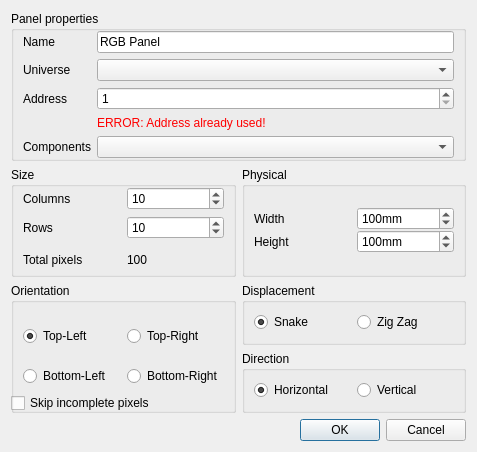
<?xml version="1.0" encoding="UTF-8"?>
<ui version="4.0">
 <author>Massimo Callegari</author>
 <comment>
  Q Light Controller Plus
  addrgbpanel.ui

  Copyright (c) 2015 Massimo Callegari

  Licensed under the Apache License, Version 2.0 (the &quot;License&quot;);
  you may not use this file except in compliance with the License.
  You may obtain a copy of the License at

      http://www.apache.org/licenses/LICENSE-2.0.txt

  Unless required by applicable law or agreed to in writing, software
  distributed under the License is distributed on an &quot;AS IS&quot; BASIS,
  WITHOUT WARRANTIES OR CONDITIONS OF ANY KIND, either express or implied.
  See the License for the specific language governing permissions and
  limitations under the License.
 </comment>
 <class>AddRGBPanel</class>
 <widget class="QDialog" name="AddRGBPanel">
  <property name="geometry">
   <rect>
    <x>0</x>
    <y>0</y>
    <width>477</width>
    <height>452</height>
   </rect>
  </property>
  <property name="windowTitle">
   <string>Add RGB Panel</string>
  </property>
  <property name="windowIcon">
   <iconset resource="qlcui.qrc">
    <normaloff>:/rgbpanel.png</normaloff>:/rgbpanel.png</iconset>
  </property>
  <layout class="QGridLayout" name="gridLayout_4">
   <item row="0" column="0" colspan="2">
    <widget class="QGroupBox" name="groupBox">
     <property name="title">
      <string>Panel properties</string>
     </property>
     <layout class="QVBoxLayout" name="verticalLayout_2">
      <property name="topMargin">
       <number>0</number>
      </property>
      <property name="bottomMargin">
       <number>0</number>
      </property>
      <item>
       <layout class="QGridLayout" name="gridLayout">
        <item row="1" column="0">
         <widget class="QLabel" name="label_2">
          <property name="text">
           <string>Universe</string>
          </property>
         </widget>
        </item>
        <item row="0" column="1">
         <widget class="QLineEdit" name="m_nameEdit">
          <property name="text">
           <string>RGB Panel</string>
          </property>
         </widget>
        </item>
        <item row="0" column="0">
         <widget class="QLabel" name="label">
          <property name="text">
           <string>Name</string>
          </property>
         </widget>
        </item>
        <item row="1" column="1">
         <widget class="QComboBox" name="m_uniCombo"/>
        </item>
        <item row="2" column="0">
         <widget class="QLabel" name="label_6">
          <property name="text">
           <string>Address</string>
          </property>
         </widget>
        </item>
        <item row="2" column="1">
         <widget class="QSpinBox" name="m_addressSpin">
          <property name="minimum">
           <number>1</number>
          </property>
          <property name="maximum">
           <number>511</number>
          </property>
         </widget>
        </item>
        <item row="3" column="1">
         <widget class="QLabel" name="m_addrErrorLabel">
          <property name="text">
           <string>&lt;html&gt;&lt;head/&gt;&lt;body&gt;&lt;p&gt;&lt;span style=&quot; color:#ff0000;&quot;&gt;ERROR: Address already used!&lt;/span&gt;&lt;/p&gt;&lt;/body&gt;&lt;/html&gt;</string>
          </property>
         </widget>
        </item>
        <item row="4" column="0">
         <widget class="QLabel" name="label_11">
          <property name="text">
           <string>Components</string>
          </property>
         </widget>
        </item>
        <item row="4" column="1">
         <widget class="QComboBox" name="m_compCombo"/>
        </item>
       </layout>
      </item>
     </layout>
    </widget>
   </item>
   <item row="1" column="1">
    <widget class="QGroupBox" name="groupBox_5">
     <property name="title">
      <string>Physical</string>
     </property>
     <layout class="QVBoxLayout" name="verticalLayout">
      <property name="topMargin">
       <number>0</number>
      </property>
      <property name="bottomMargin">
       <number>0</number>
      </property>
      <item>
       <layout class="QGridLayout" name="gridLayout_5">
        <property name="verticalSpacing">
         <number>0</number>
        </property>
        <item row="0" column="0">
         <widget class="QLabel" name="label_7">
          <property name="text">
           <string>Width</string>
          </property>
         </widget>
        </item>
        <item row="0" column="1">
         <widget class="QSpinBox" name="m_phyWidthSpin">
          <property name="suffix">
           <string>mm</string>
          </property>
          <property name="minimum">
           <number>1</number>
          </property>
          <property name="maximum">
           <number>99999</number>
          </property>
          <property name="value">
           <number>100</number>
          </property>
         </widget>
        </item>
        <item row="1" column="0">
         <widget class="QLabel" name="label_8">
          <property name="text">
           <string>Height</string>
          </property>
         </widget>
        </item>
        <item row="1" column="1">
         <widget class="QSpinBox" name="m_phyHeightSpin">
          <property name="suffix">
           <string>mm</string>
          </property>
          <property name="minimum">
           <number>1</number>
          </property>
          <property name="maximum">
           <number>99999</number>
          </property>
          <property name="value">
           <number>100</number>
          </property>
         </widget>
        </item>
       </layout>
      </item>
     </layout>
    </widget>
   </item>
   <item row="3" column="0" colspan="2">
    <widget class="QCheckBox" name="m_skipIncompletePixelsCb">
     <property name="toolTip">
      <string>Skip fixtures that would span across DMX universe boundaries</string>
     </property>
     <property name="text">
      <string>Skip incomplete pixels</string>
     </property>
    </widget>
   </item>
   <item row="4" column="0" colspan="2">
    <widget class="QDialogButtonBox" name="buttonBox">
     <property name="orientation">
      <enum>Qt::Horizontal</enum>
     </property>
     <property name="standardButtons">
      <set>QDialogButtonBox::Cancel|QDialogButtonBox::Ok</set>
     </property>
    </widget>
   </item>
   <item row="1" column="0">
    <widget class="QGroupBox" name="groupBox_2">
     <property name="title">
      <string>Size</string>
     </property>
     <layout class="QVBoxLayout" name="verticalLayout_3">
      <property name="topMargin">
       <number>0</number>
      </property>
      <property name="bottomMargin">
       <number>0</number>
      </property>
      <item>
       <layout class="QGridLayout" name="gridLayout_2">
        <item row="0" column="0">
         <widget class="QLabel" name="label_3">
          <property name="text">
           <string>Columns</string>
          </property>
         </widget>
        </item>
        <item row="1" column="0">
         <widget class="QLabel" name="label_4">
          <property name="text">
           <string>Rows</string>
          </property>
         </widget>
        </item>
        <item row="2" column="0">
         <widget class="QLabel" name="label_5">
          <property name="text">
           <string>Total pixels</string>
          </property>
         </widget>
        </item>
        <item row="0" column="1">
         <widget class="QSpinBox" name="m_columnSpin">
          <property name="minimum">
           <number>1</number>
          </property>
          <property name="maximum">
           <number>170</number>
          </property>
          <property name="value">
           <number>10</number>
          </property>
         </widget>
        </item>
        <item row="1" column="1">
         <widget class="QSpinBox" name="m_rowSpin">
          <property name="minimum">
           <number>1</number>
          </property>
          <property name="maximum">
           <number>999</number>
          </property>
          <property name="value">
           <number>10</number>
          </property>
         </widget>
        </item>
        <item row="2" column="1">
         <widget class="QLabel" name="m_totalLabel">
          <property name="text">
           <string notr="true">100</string>
          </property>
         </widget>
        </item>
       </layout>
      </item>
     </layout>
    </widget>
   </item>
   <item row="2" column="1" rowspan="2">
    <layout class="QVBoxLayout" name="verticalLayout_4">
     <item>
      <widget class="QGroupBox" name="groupBox_3">
       <property name="title">
        <string>Displacement</string>
       </property>
       <layout class="QHBoxLayout" name="horizontalLayout">
        <item>
         <widget class="QRadioButton" name="m_snakeRadio">
          <property name="text">
           <string>Snake</string>
          </property>
          <property name="checked">
           <bool>true</bool>
          </property>
         </widget>
        </item>
        <item>
         <widget class="QRadioButton" name="m_zigzagRadio">
          <property name="text">
           <string>Zig Zag</string>
          </property>
         </widget>
        </item>
       </layout>
      </widget>
     </item>
     <item>
      <widget class="QGroupBox" name="groupBox_6">
       <property name="title">
        <string>Direction</string>
       </property>
       <layout class="QHBoxLayout" name="horizontalLayout_2">
        <item>
         <widget class="QRadioButton" name="m_horizontalRadio">
          <property name="text">
           <string>Horizontal</string>
          </property>
          <property name="checked">
           <bool>true</bool>
          </property>
         </widget>
        </item>
        <item>
         <widget class="QRadioButton" name="m_verticalRadio">
          <property name="text">
           <string>Vertical</string>
          </property>
         </widget>
        </item>
       </layout>
      </widget>
     </item>
    </layout>
   </item>
   <item row="2" column="0" rowspan="2">
    <widget class="QGroupBox" name="groupBox_4">
     <property name="title">
      <string>Orientation</string>
     </property>
     <layout class="QGridLayout" name="gridLayout_3">
      <item row="0" column="1">
       <widget class="QRadioButton" name="m_oriTopRightRadio">
        <property name="text">
         <string>Top-Right</string>
        </property>
       </widget>
      </item>
      <item row="0" column="0">
       <widget class="QRadioButton" name="m_oriTopLeftRadio">
        <property name="text">
         <string>Top-Left</string>
        </property>
        <property name="checked">
         <bool>true</bool>
        </property>
       </widget>
      </item>
      <item row="1" column="0">
       <widget class="QRadioButton" name="m_oriBottomLeftRadio">
        <property name="text">
         <string>Bottom-Left</string>
        </property>
       </widget>
      </item>
      <item row="1" column="1">
       <widget class="QRadioButton" name="m_oriBottomRightRadio">
        <property name="text">
         <string>Bottom-Right</string>
        </property>
       </widget>
      </item>
     </layout>
    </widget>
   </item>
  </layout>
 </widget>
 <resources>
  <include location="qlcui.qrc"/>
 </resources>
 <connections>
  <connection>
   <sender>buttonBox</sender>
   <signal>accepted()</signal>
   <receiver>AddRGBPanel</receiver>
   <slot>accept()</slot>
   <hints>
    <hint type="sourcelabel">
     <x>248</x>
     <y>254</y>
    </hint>
    <hint type="destinationlabel">
     <x>157</x>
     <y>274</y>
    </hint>
   </hints>
  </connection>
  <connection>
   <sender>buttonBox</sender>
   <signal>rejected()</signal>
   <receiver>AddRGBPanel</receiver>
   <slot>reject()</slot>
   <hints>
    <hint type="sourcelabel">
     <x>316</x>
     <y>260</y>
    </hint>
    <hint type="destinationlabel">
     <x>286</x>
     <y>274</y>
    </hint>
   </hints>
  </connection>
 </connections>
</ui>
